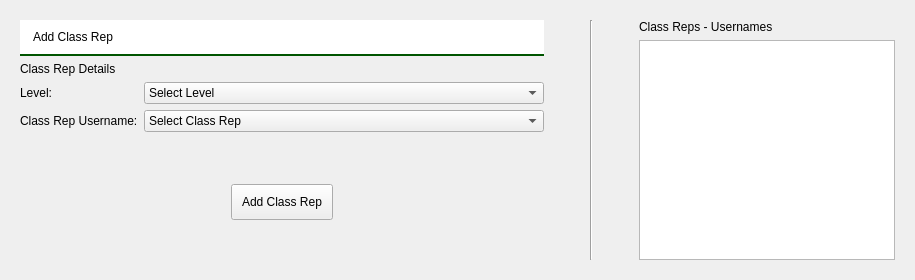
          <widget class="QWidget" name="ClassRepsPage">
           <layout class="QVBoxLayout" name="verticalLayout_30">
            <item>
             <widget class="QWidget" name="widget_2" native="true">
              <property name="styleSheet">
               <string notr="true"/>
              </property>
              <layout class="QVBoxLayout" name="verticalLayout_29">
               <item>
                <layout class="QHBoxLayout" name="horizontalLayout_14">
                 <item>
                  <layout class="QVBoxLayout" name="verticalLayout_27">
                   <item>
                    <widget class="QLabel" name="label_73">
                     <property name="styleSheet">
                      <string notr="true">background-color: rgb(255, 255, 255);
padding: 10px;
border-bottom: 2px solid rgb(0, 85, 0);</string>
                     </property>
                     <property name="text">
                      <string>Add Class Rep</string>
                     </property>
                    </widget>
                   </item>
                   <item>
                    <layout class="QVBoxLayout" name="verticalLayout">
                     <item>
                      <widget class="QLabel" name="label_74">
                       <property name="text">
                        <string>Class Rep Details</string>
                       </property>
                      </widget>
                     </item>
                     <item>
                      <layout class="QFormLayout" name="formLayout">
                       <item row="2" column="0">
                        <widget class="QLabel" name="label_75">
                         <property name="text">
                          <string>Class Rep Username:</string>
                         </property>
                        </widget>
                       </item>
                       <item row="4" column="1">
                        <spacer name="verticalSpacer">
                         <property name="orientation">
                          <enum>Qt::Vertical</enum>
                         </property>
                         <property name="sizeHint" stdset="0">
                          <size>
                           <width>20</width>
                           <height>40</height>
                          </size>
                         </property>
                        </spacer>
                       </item>
                       <item row="1" column="1">
                        <widget class="QComboBox" name="cr_level">
                         <item>
                          <property name="text">
                           <string>Select Level</string>
                          </property>
                         </item>
                         <item>
                          <property name="text">
                           <string>100</string>
                          </property>
                         </item>
                         <item>
                          <property name="text">
                           <string>200</string>
                          </property>
                         </item>
                         <item>
                          <property name="text">
                           <string>300</string>
                          </property>
                         </item>
                         <item>
                          <property name="text">
                           <string>400</string>
                          </property>
                         </item>
                         <item>
                          <property name="text">
                           <string>500</string>
                          </property>
                         </item>
                        </widget>
                       </item>
                       <item row="1" column="0">
                        <widget class="QLabel" name="label_76">
                         <property name="text">
                          <string>Level:</string>
                         </property>
                        </widget>
                       </item>
                       <item row="2" column="1">
                        <widget class="QComboBox" name="cr_username">
                         <property name="minimumSize">
                          <size>
                           <width>400</width>
                           <height>0</height>
                          </size>
                         </property>
                         <item>
                          <property name="text">
                           <string>Select Class Rep</string>
                          </property>
                         </item>
                        </widget>
                       </item>
                      </layout>
                     </item>
                     <item>
                      <layout class="QHBoxLayout" name="horizontalLayout_13">
                       <item>
                        <spacer name="horizontalSpacer_12">
                         <property name="orientation">
                          <enum>Qt::Horizontal</enum>
                         </property>
                         <property name="sizeHint" stdset="0">
                          <size>
                           <width>40</width>
                           <height>20</height>
                          </size>
                         </property>
                        </spacer>
                       </item>
                       <item>
                        <widget class="QPushButton" name="addcrBtn">
                         <property name="styleSheet">
                          <string notr="true">padding: 10px;</string>
                         </property>
                         <property name="text">
                          <string>Add Class Rep</string>
                         </property>
                        </widget>
                       </item>
                       <item>
                        <spacer name="horizontalSpacer_13">
                         <property name="orientation">
                          <enum>Qt::Horizontal</enum>
                         </property>
                         <property name="sizeHint" stdset="0">
                          <size>
                           <width>40</width>
                           <height>20</height>
                          </size>
                         </property>
                        </spacer>
                       </item>
                      </layout>
                     </item>
                     <item>
                      <spacer name="verticalSpacer_11">
                       <property name="orientation">
                        <enum>Qt::Vertical</enum>
                       </property>
                       <property name="sizeHint" stdset="0">
                        <size>
                         <width>20</width>
                         <height>40</height>
                        </size>
                       </property>
                      </spacer>
                     </item>
                    </layout>
                   </item>
                  </layout>
                 </item>
                 <item>
                  <spacer name="horizontalSpacer_15">
                   <property name="orientation">
                    <enum>Qt::Horizontal</enum>
                   </property>
                   <property name="sizeHint" stdset="0">
                    <size>
                     <width>40</width>
                     <height>20</height>
                    </size>
                   </property>
                  </spacer>
                 </item>
                 <item>
                  <widget class="Line" name="line">
                   <property name="orientation">
                    <enum>Qt::Vertical</enum>
                   </property>
                  </widget>
                 </item>
                 <item>
                  <spacer name="horizontalSpacer_16">
                   <property name="orientation">
                    <enum>Qt::Horizontal</enum>
                   </property>
                   <property name="sizeHint" stdset="0">
                    <size>
                     <width>40</width>
                     <height>20</height>
                    </size>
                   </property>
                  </spacer>
                 </item>
                 <item>
                  <layout class="QVBoxLayout" name="verticalLayout_28">
                   <item>
                    <widget class="QLabel" name="label_77">
                     <property name="text">
                      <string>Class Reps - Usernames</string>
                     </property>
                    </widget>
                   </item>
                   <item>
                    <widget class="QListWidget" name="cr_list">
                     <property name="styleSheet">
                      <string notr="true">font: 11pt &quot;Consolas&quot;;
border-left: 3px solid rgb(0, 85, 0)</string>
                     </property>
                    </widget>
                   </item>
                  </layout>
                 </item>
                </layout>
               </item>
              </layout>
             </widget>
            </item>
           </layout>
          </widget>
